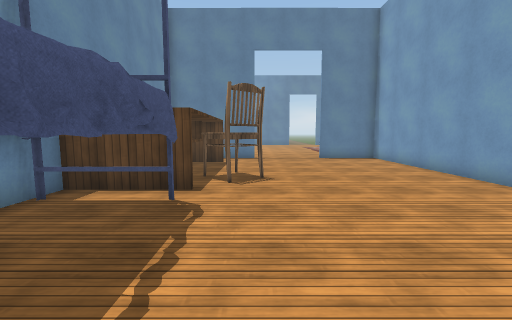
view 1 (above)

17 first-person views from a walk through a 3-D level made in the Unity game engine. The camera is 1.3 m above the floor, tilts 6° down and sees 90° across. The floor is counted in squares, 1 m on a side. Each view is taken from the middle of a square. On the plan, view 1 faces up. The plan holds only what a view shows up to about 13 squares ahead; the rest is blank. The place goes on beyond the plan. The player character is not drawn. Some surface patterns are stand-ins.

view 2
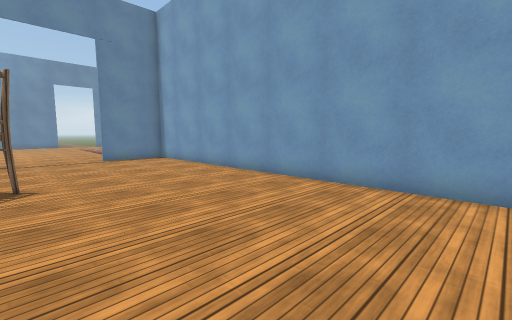

view 3
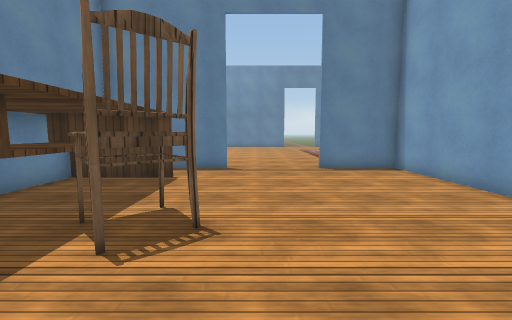

view 4
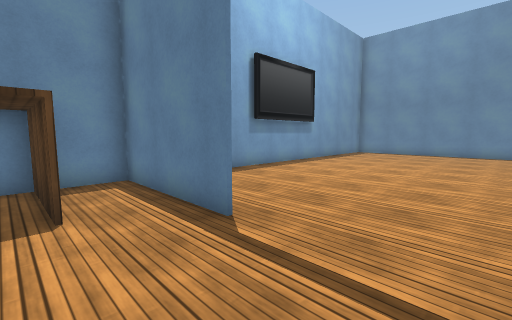

view 5
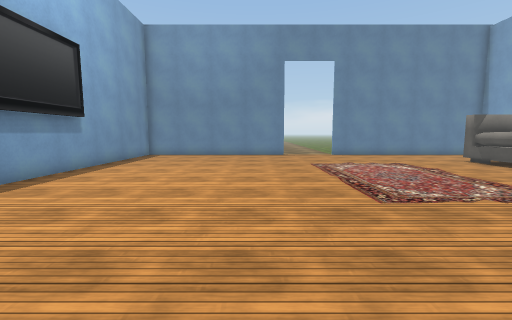

view 6
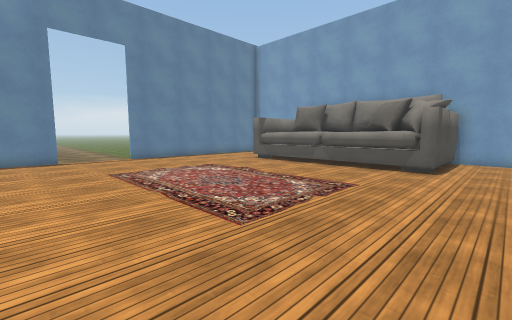

view 7
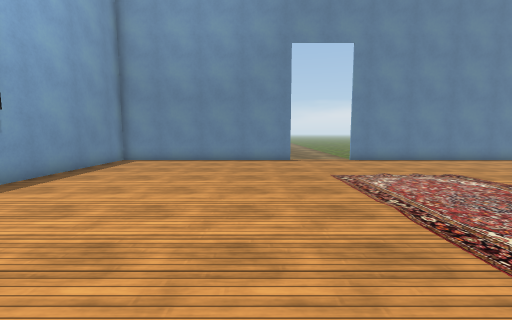

view 8
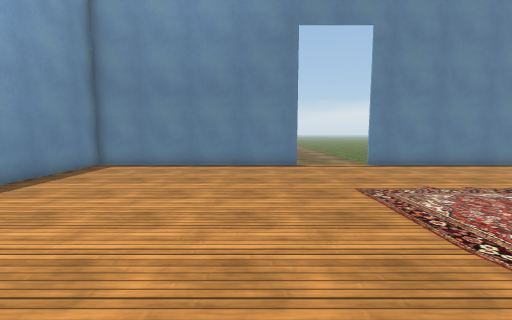

view 9
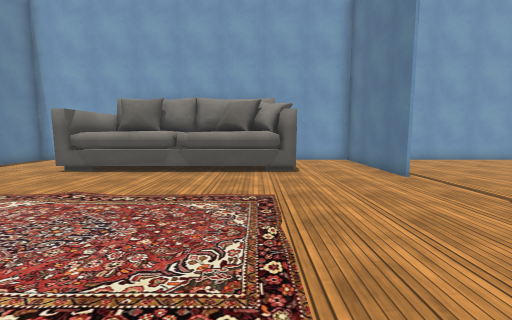

view 10
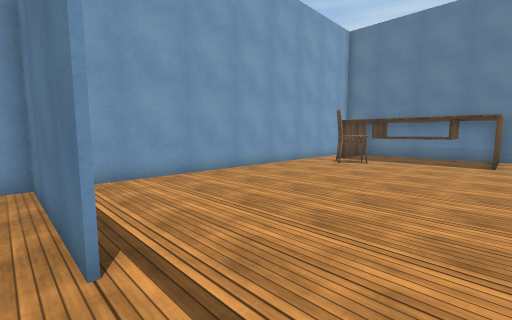

view 11
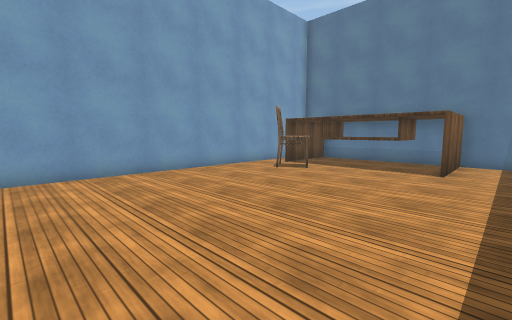

view 12
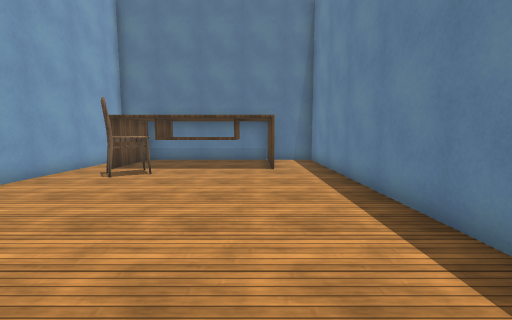

view 13
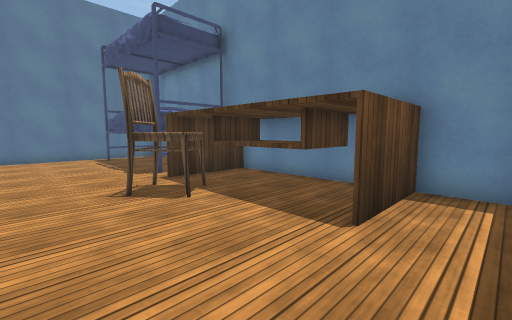

view 14
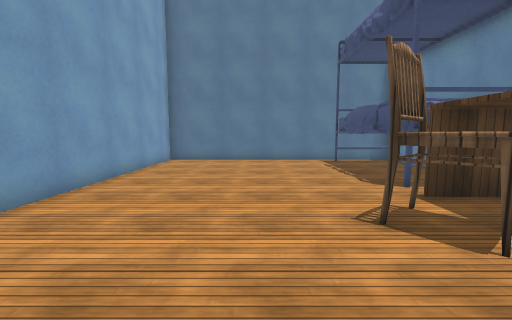

view 15
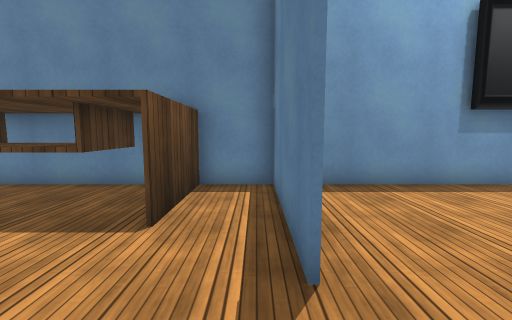

view 16
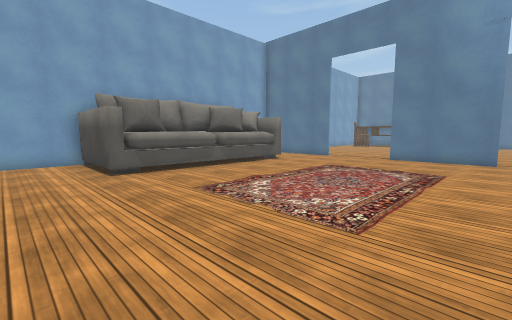

view 17
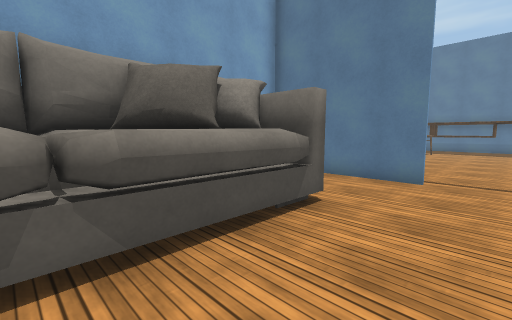

### Floor plan
Key: @ floor where view 1 was taken; # wall or solid block; . floor; ^ raised ledge; T table; C chair; B bed; R rug.
Columns run from 4 left of view 1 to 16 right of it. Each row starts with its distance up from view 1.
 29 #########..##########
 28 #...................#
 27 #...................#
 26 #...................#
 25 #...............#####
 24 #........RRR....^^#
 23 #........RRRR...^^#
 22 #........RRRR...^ #
 21 #........RRRR...^^^#
 20 #........RRRR...^^#
 19 #........RRRR...^##
 18 #........RRRR...^##
 17 #...............#####
 16 #...................#
 15 #...................#
 14 ####....####...######
 13 #.........# ........#
 12 TTT.......# ........#
 11 #.........#.........#
 10 TTT.......# ........#
  9 TTT.......#.........#
  8 TTTCC.....#.........#
  7 TTTCC.....#.........#
  6 TTT.......#.........#
  5 BBB.......#.........#
  4 BBB.......#.........#
  3 BBB.......#.....CCC.#
  2 BBB.......#.T....CT #
  1 BBB.......#.T.TTTTT #
  0 BBB.@.....#.T.TTTTT#
 -1 BBB#########T#TTT#T

Positions as (right, up) in squares from view 1, and headings:
1: (0, 0), facing up
2: (0, 0), facing up-right
3: (1, 4), facing up
4: (3, 11), facing up-left
5: (2, 13), facing up
6: (2, 15), facing up-right
7: (2, 16), facing up
8: (2, 18), facing up
9: (3, 18), facing right
10: (8, 14), facing down-right
11: (7, 11), facing down-right
12: (9, 11), facing down
13: (2, 13), facing down-left
14: (2, 11), facing down
15: (2, 13), facing left
16: (3, 27), facing down-right
17: (9, 21), facing down-right
